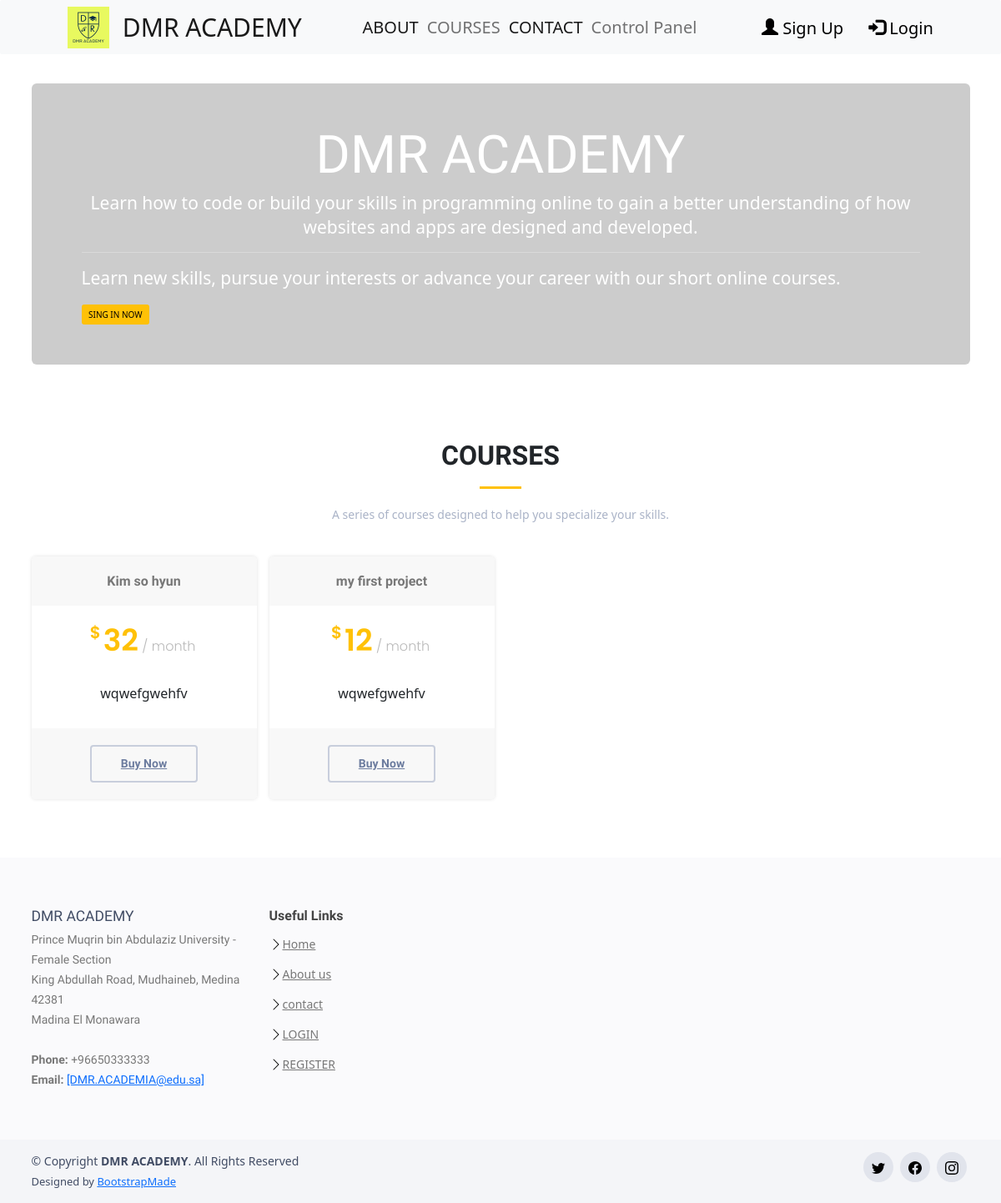
Page /courses/ on the earlier database version.
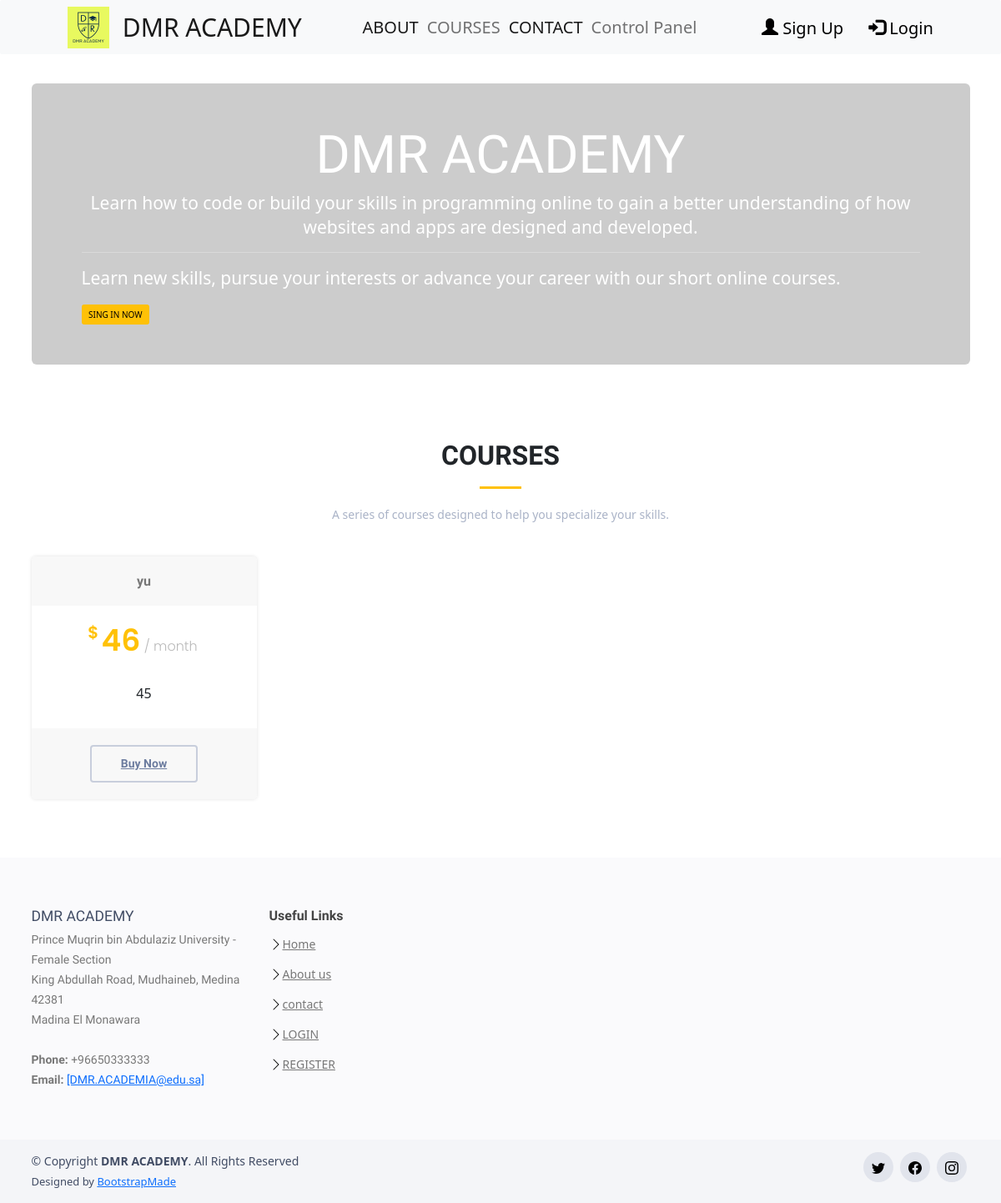
Same page on the later database version.
### project/models.py (models this page shows, shortened)
class courses(models.Model):
    title = models.CharField(max_length=150)
    price = models.IntegerField()
    body = models.CharField(max_length=250)
    archive= models.BooleanField(default=False)

### project/views.py (the view)
# urls.py: path('courses/', views.index6, name="courses"),
def index6(request):
    var_1 = courses.objects.all().filter(archive=False)
    return render(request, 'project/courses.html', {'var_1': var_1})

### project/templates/project/courses.html (shortened to what this page needs)
<!DOCTYPE html>
{% extends 'project/nevbar.html' %}
{% block contact %}
{% load static %}
<html lang="en">
  <head>
  <link  href="{% static 'project/css/bootstrap.min.css' %}" rel="stylesheet">
   <link  href="{% static 'project/css/bootstrap-icons.css' %}" rel="stylesheet">
   <link  href="{% static 'project/css/boxicons.min.css' %}" rel="stylesheet">
   <link  href="{% static 'project/css/glightbox.min.css' %}" rel="stylesheet">
   <link  href="{% static 'project/css/swiper-bundle.min.css' %}" rel="stylesheet">
   <link  href="{% static 'project/css/style.css' %}" rel="stylesheet">
<link href="/docs/5.0/dist/css/bootstrap.min.css" rel="stylesheet">
  </head>
  <body>
  <div class="container">
<div class="jumbotron" style="background:  #cccccc
 ;color:white ;  margin-top: 100px;" >
  <h1 class="display-4" style="text-align: center">DMR ACADEMY</h1>
  <p class="lead" style="text-align: center"> Learn how to code or build your skills in programming online to gain a better understanding of how websites and apps are designed and developed.</p>
  <hr class="my-4"style="text-align:center">
  <p>Learn new skills, pursue your interests or advance your career with our short online courses.</p>
  <div class="btn-wrap">
                <a href="/loginuser" class="btn btn-warning"> SING IN NOW</a>
              </div>
</div>
 </div>
    <section id="pricing" class="pricing">
      <div class="container">
        <div class="section-title">
          <h2>Courses</h2>
          <p>A series of courses designed to help you specialize your skills.</p>
        </div>
          <div class="row">
        {% for x in var_1.all %}
         <div class="col-lg-3 col-md-6 mt-4 mt-lg-0 py-3">
            <div class="box">
              <h3>{{x.title}}</h3>
              <h4><sup>$</sup>{{x.price}}<span> / month</span></h4>
              <div class="card" style="border: none;">
                <div class="card-body">
                  <p class="card-text" style="font-size: medium;">{{ x.body }}</p>
                </div>
              </div>
              <div class="btn-wrap">
                <a href="/loginuser" class="btn-buy">Buy Now</a>
              </div>
            </div>
  </div>
  {% endfor %}
      </div>
            </div>
</section>
  </body>
</html>
{% endblock contact %}

### project/templates/project/nevbar.html (shortened to what this page needs)
{% load static %}
 <html lang="en">
<head>
  <link rel="stylesheet" href="https://maxcdn.bootstrapcdn.com/bootstrap/3.4.1/css/bootstrap.min.css">
</head>
<body>
<nav class="navbar navbar-expand-lg navbar-light bg-light rounded fixed-top">
  <div class="container-fluid">
    <div class="navbar-header">
      <a  style="font-size:30px" class="navbar-brand" href="/index/">
         <IMG src="{% static 'project/img/RRR.png' %}" height="50px" width="50px">
        &nbsp;
        DMR ACADEMY</a>
    </div>
    <ul class="nav navbar-nav">
      <li class="nav-item">
          <a  style="font-size:20px"class="nav-link active" aria-current="page" href="/about/">ABOUT</a>
        </li>
        <li class="nav-item">
          <a style="font-size:20px" class="nav-link" href="/courses/">COURSES </a>
        </li>
         <li class="nav-item" style="">
          <a style="font-size:20px" class="nav-link active" href=" /contact/" tabindex="-1" aria-disabled="true">CONTACT</a>
        </li>
        <li class="nav-item">
          <a style="font-size:20px" class="nav-link" href="/controlpanel">Control Panel </a>
        </li>
    </ul>
    <ul class="nav navbar-nav navbar-right" >
      {% if user.is_authenticated %}
      <li ><a href="/register/" STYLE="color:black ;font-size:20px;">
        <span class="glyphicon glyphicon-user"></span>
         {{ user.username }}</a></li>
              <li>
                <form method="POST" action="{% url 'logoutuser' %}" STYLE="color:black ;font-size:20px;">
                {% csrf_token %} <span class="glyphicon glyphicon-log-in"></span>
            <button type="submit"  class="btn btn-link"
            STYLE="color:black;
            font-size:20px;
            border: none;
            outline: none;
            text-decoration: none;
            position: fixed;">Log-Out</button></li>
      {% else %}
      <li ><a href="/register/" STYLE="color:black ;font-size:20px;text-decoration: none;"><span class="glyphicon glyphicon-user">
      </span> Sign Up</a></li>
      <li><a href="/loginuser"STYLE="color:black;font-size:20px;text-decoration: none; " ><span class="glyphicon glyphicon-log-in" >
      </span> Login</a></li>
    {% endif %}
    </ul>
  </div>
</nav>
  </body>
{% block contact %}
{% endblock contact %}
  <footer id="footer">
    <div class="footer-top">
      <div class="container">
        <div class="row">
          <div class="col-lg-3 col-md-6 footer-contact">
            <h3>DMR ACADEMY</h3>
            <p>
            Prince Muqrin bin Abdulaziz University - Female Section <br>
             King Abdullah Road, Mudhaineb, Medina 42381<br>
              Madina El Monawara<br><br>
              <strong>Phone:</strong> +96650333333<br>
              <strong>Email:</strong> <a href="mailto:DMR.ACADEMIA@edu.sa" class="__cf_email__" data-cfemail="7a13141c153a1f021b170a161f54191517">[DMR.ACADEMIA@edu.sa]</a><br>
            </p>
          </div>
          <div class="col-lg-2 col-md-6 footer-links">
            <h4>Useful Links</h4>
            <ul>
              <li><img src="{% static 'project/img/chevron-right.svg' %}"> <a href="/index/">Home</a></li>
              <li> <img src="{% static 'project/img/chevron-right.svg' %}"><a href="/about/">About us</a></li>
              <li><img src="{% static 'project/img/chevron-right.svg' %}"> <a href="/contact/">contact</a></li>
              <li><img src="{% static 'project/img/chevron-right.svg' %}"> <a href="/loginuser">LOGIN </a></li>
              <li><img src="{% static 'project/img/chevron-right.svg' %}"> <a href="/register/">REGISTER </a></li>
            </ul>
          </div>
        </div>
      </div>
    </div>
    <div class="container d-md-flex py-4">
      <div class="me-md-auto text-center text-md-start">
        <div class="copyright">
          &copy; Copyright <strong><span>DMR ACADEMY</span></strong>. All Rights Reserved
        </div>
        <div class="credits">
          Designed by <a href="https://bootstrapmade.com/">BootstrapMade</a>
        </div>
      </div>
      <div class="social-links text-center text-md-right pt-3 pt-md-0">
        <a href="https://twitter.com/?lang=ar" class="twitter"><img src="{% static 'project/img/twitter.svg' %}"></a>
        <a href="https://ar-ar.facebook.com/" class="facebook"><img src="{% static 'project/img/facebook.svg' %}"></a>
        <a href="https://www.instagram.com/" class="instagram"><img src="{% static 'project/img/instagram.svg' %}"></a>
      </div>
    </div>
  </footer>
</html>

### project/static/project/css/style.css (style rules this page uses)
body { font-family: "Open Sans", sans-serif; color: #444444; }
a { color: #ffc107; text-decoration: none; }
h1, h2, h3, h4, h5, h6 { font-family: "Raleway", sans-serif; }
.navbar { padding: 0; }
.navbar ul { margin: 0; padding: 0; display: flex; list-style: none; align-items: center; }
.navbar li { position: relative; }
.navbar a { display: flex; align-items: center; justify-content: space-between; padding: 10px 0 10px 30px; color: #fff; font-size: 14px; white-space: nowrap; transition: 0.3s; }
.navbar a:hover, .navbar .active, .navbar li:hover > a { color: #ffc107; }
section { padding: 60px 0; }
.section-title { text-align: center; padding-bottom: 30px; }
.section-title h2 { font-size: 32px; font-weight: bold; text-transform: uppercase; margin-bottom: 20px; padding-bottom: 20px; position: relative; }
.section-title h2::after { content: ''; position: absolute; display: block; width: 50px; height: 3px; background: #ffc107; bottom: 0; left: calc(50% - 25px); }
.section-title p { margin-bottom: 0; font-size: 14px; color: #aab3c7; }
.pricing .box { padding: 20px; background: #fff; text-align: center; box-shadow: 0px 0px 4px rgba(0, 0, 0, 0.12); border-radius: 5px; position: relative; overflow: hidden; }
.pricing h3 { font-weight: 400; margin: -20px -20px 20px -20px; padding: 20px 15px; font-size: 16px; font-weight: 600; color: #777777; background: #f8f8f8; }
.pricing h4 { font-size: 36px; color: #ffc107; font-weight: 600; font-family: "Poppins", sans-serif; margin-bottom: 20px; }
.pricing h4 sup { font-size: 20px; top: -15px; left: -3px; }
.pricing h4 span { color: #bababa; font-size: 16px; font-weight: 300; }
.pricing .btn-wrap { margin: 20px -20px -20px -20px; padding: 20px 15px; background: #f8f8f8; text-align: center; }
.pricing .btn-buy { display: inline-block; padding: 10px 35px; border-radius: 4px; transition: none; font-size: 14px; font-weight: 400; font-family: "Raleway", sans-serif; font-weight: 600; transition: 0.3s; border: 2px solid #c8cedc; color: #6c7c9f; }
#footer { color: #414c64; font-size: 14px; background: #f4f5f8; }
#footer .footer-top { padding: 60px 0 30px 0; background: #fafafc; }
#footer .footer-top .footer-contact { margin-bottom: 30px; }
#footer .footer-top .footer-contact p { font-size: 14px; line-height: 24px; margin-bottom: 0; font-family: "Raleway", sans-serif; color: #777777; }
#footer .footer-top h4 { font-size: 16px; font-weight: bold; color: #444444; position: relative; padding-bottom: 12px; }
#footer .footer-top .footer-links { margin-bottom: 30px; }
#footer .footer-top .footer-links ul { list-style: none; padding: 0; margin: 0; }
#footer .footer-top .footer-links ul li { padding: 10px 0; display: flex; align-items: center; }
#footer .footer-top .footer-links ul li:first-child { padding-top: 0; }
#footer .footer-top .footer-links ul a { color: #777777; transition: 0.3s; display: inline-block; line-height: 1; }
#footer .credits { padding-top: 5px; font-size: 13px; }
#footer .social-links a { font-size: 18px; display: inline-block; background: #e1e4ec; color: #5f6f92; line-height: 1; padding: 8px 0; margin-right: 4px; border-radius: 50%; text-align: center; width: 36px; height: 36px; transition: 0.3s; }

Differences in the rows shown:
removed courses: title "Kim so hyun", price "32", body "wqwefgwehfv"
removed courses: title "my first project", price "12", body "wqwefgwehfv"
added courses: title "yu", price "46", body "45"
